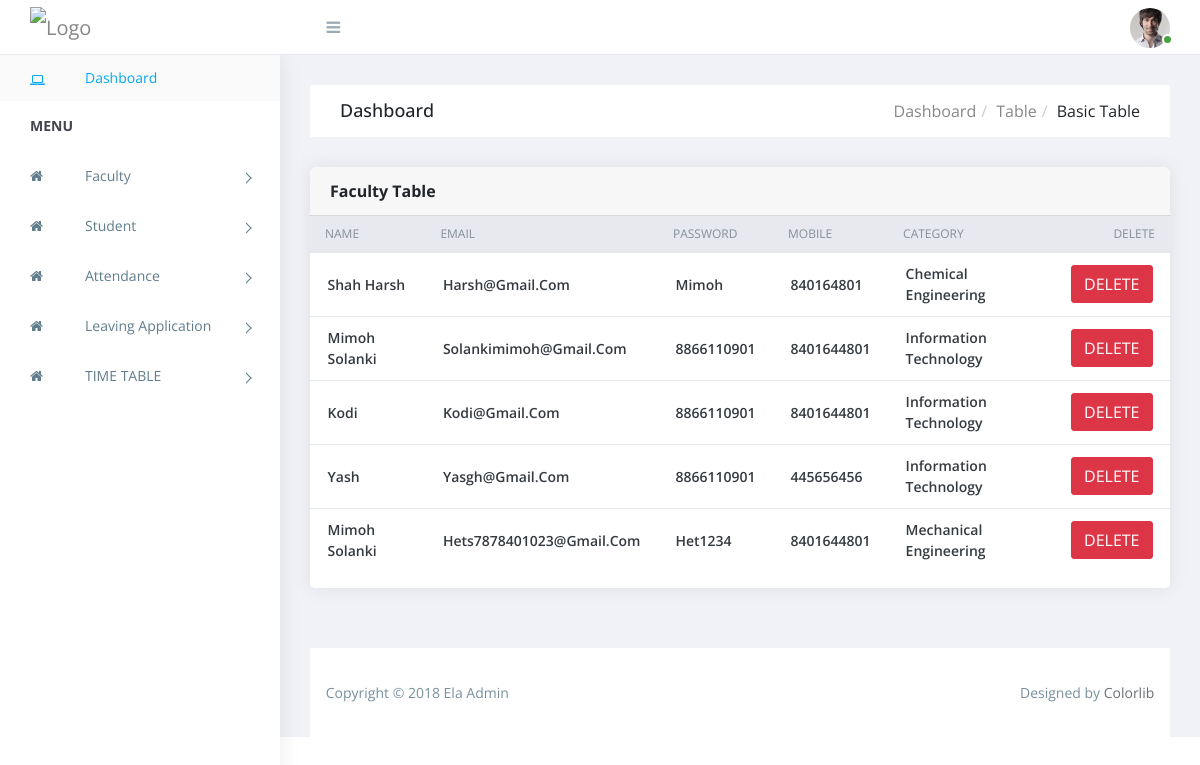
Page /admin/viewfaculty.php on the committed database.
### tables this page shows
CREATE TABLE `faculty` (
  `id` int(255) NOT NULL,
  `name` varchar(100) NOT NULL,
  `email` varchar(150) NOT NULL,
  `password` varchar(25) NOT NULL,
  `mobile` varchar(15) NOT NULL,
  `department_id` int(11) NOT NULL,
  `hod` int(11) NOT NULL
);

CREATE TABLE `department` (
  `id` int(255) NOT NULL,
  `name` varchar(100) NOT NULL
);

### admin/include/Database.php (called while the page is built, shortened)
<?php
class Database{
   function db_connect(){
    $this->host = 'localhost';
    $this->user = 'root';
    $this->pass = '';
    $this->db = 'onlineattendance';
    $this->mysqli = new mysqli($this->host, $this->user, $this->pass, $this->db);
    return $this->mysqli;
  }
}
?>

### admin/viewfaculty.php (the view, shortened to what this page needs)
<!doctype html>
<html class="no-js" lang="">
<head>
    <link rel="stylesheet" href="assets/css/normalize.css">
    <link rel="stylesheet" href="assets/css/bootstrap.min.css">
    <link rel="stylesheet" href="assets/css/font-awesome.min.css">
    <link rel="stylesheet" href="assets/css/themify-icons.css">
    <link rel="stylesheet" href="assets/css/pe-icon-7-filled.css">
    <link rel="stylesheet" href="assets/css/flag-icon.min.css">
    <link rel="stylesheet" href="assets/css/cs-skin-elastic.css">
    <link rel="stylesheet" href="assets/css/style.css">
</head>
<body>
    <?php include("include/header.php");?>
    <div id="right-panel" class="right-panel">
        <?php include("include/top_head.php"); ?>
        <div class="breadcrumbs">
            <div class="breadcrumbs-inner">
                <div class="row m-0">
                    <div class="col-sm-4">
                        <div class="page-header float-left">
                            <div class="page-title">
                                <h1>Dashboard</h1>
                            </div>
                        </div>
                    </div>
                    <div class="col-sm-8">
                        <div class="page-header float-right">
                            <div class="page-title">
                                <ol class="breadcrumb text-right">
                                    <li><a href="#">Dashboard</a></li>
                                    <li><a href="#">Table</a></li>
                                    <li class="active">Basic table</li>
                                </ol>
                            </div>
                        </div>
                    </div>
                </div>
            </div>
        </div>
        <div class="content">
            <?php
            require "include/Database.php";
$db = new Database();
            $selectQuery = "SELECT * FROM `faculty`";
            $result = mysqli_query($db->db_connect(),$selectQuery);
            ?>
            <div class="row">
                <div class="col-lg-12">
                    <div class="card">
                        <div class="card-header">
                            <strong class="card-title">Faculty Table</strong>
                        </div>
                        <div class="table-stats order-table ov-h">
                            <table class="table ">
                                <thead>
                                    <tr>
                                        <th>Name</th>
                                        <th>EMAIL</th>
                                        <th>PASSWORD</th>
                                        <th>MOBILE</th>
                                        <th>CATEGORY</th>
                                        <th>DELETE</th>
                                    </tr>
                                </thead>
                                <tbody>
                                    <?php
                            while($row =  mysqli_fetch_row($result))
                            {
                                ?>
                                    <tr>
                                        <td class="name">
                                            <?php echo $row[1]; ?>
                                        </td>
                                        <td class="name">
                                            <?php echo $row[2]; ?>
                                        </td>
                                        <td>
                                            <?php echo $row[3]; ?>
                                        </td>
                                        <td> <?php echo $row[4]; ?> </td>
 <td>
<?php
                                $selectCategory = "SELECT * FROM `department` WHERE `id`=$row[5]";
                                $result1 = mysqli_query($db->db_connect(),$selectCategory);
                                while($row1 = mysqli_fetch_row($result1))
                                {
                                    echo $row1[1];
                                }
                                ?>
  </td>
                                        <td>
                                            <a class="btn btn-danger" href="deletefaculty.php?id=<?php echo $row[0]; ?>">DELETE</a>
                                        </td>
                                    </tr>
                                    <?php
                            }
                                    ?>
                                </tbody>
                            </table>
                        </div>
                    </div>
                </div>
            </div>
        </div>
        <footer class="site-footer">
            <div class="footer-inner bg-white">
                <div class="row">
                    <div class="col-sm-6">
                        Copyright &copy; 2018 Ela Admin
                    </div>
                    <div class="col-sm-6 text-right">
                        Designed by <a href="https://colorlib.com">Colorlib</a>
                    </div>
                </div>
            </div>
        </footer>
    </div>
</body>
</html>

### admin/include/header.php (shortened to what this page needs)
<aside id="left-panel" class="left-panel">
    <nav class="navbar navbar-expand-sm navbar-default">
        <div id="main-menu" class="main-menu collapse navbar-collapse">
            <ul class="nav navbar-nav">
                <li class="active">
                    <a href="index.php"><i class="menu-icon fa fa-laptop"></i>Dashboard </a>
                </li>
                <li class="menu-title">MENU</li>
                <li class="menu-item-has-children dropdown">
                    <a href="#" class="dropdown-toggle" data-toggle="dropdown" aria-haspopup="true" aria-expanded="false"> <i class="menu-icon fa fa-home"></i>Faculty</a>
                </li>
                <li class="menu-item-has-children dropdown">
                    <a href="#" class="dropdown-toggle" data-toggle="dropdown" aria-haspopup="true" aria-expanded="false"> <i class="menu-icon fa fa-home"></i>Student</a>
                </li>
                <li class="menu-item-has-children dropdown">
                    <a href="#" class="dropdown-toggle" data-toggle="dropdown" aria-haspopup="true" aria-expanded="false"> <i class="menu-icon fa fa-home"></i>Attendance</a>
                </li>
                <li class="menu-item-has-children dropdown">
                    <a href="#" class="dropdown-toggle" data-toggle="dropdown" aria-haspopup="true" aria-expanded="false"> <i class="menu-icon fa fa-home"></i>Leaving Application</a>
                </li>
                <li class="menu-item-has-children dropdown">
                    <a href="#" class="dropdown-toggle" data-toggle="dropdown" aria-haspopup="true" aria-expanded="false"> <i class="menu-icon fa fa-home"></i>TIME TABLE</a>
                </li>
            </ul>
        </div>
    </nav>
</aside>

### admin/include/top_head.php (shortened to what this page needs)
<header id="header" class="header">
    <div class="top-left">
        <div class="navbar-header">
            <a class="navbar-brand" href="./"><img src="images/logo.png" alt="Logo"></a>
            <a id="menuToggle" class="menutoggle"><i class="fa fa-bars"></i></a>
        </div>
    </div>
    <div class="top-right">
        <div class="header-menu">
            <div class="user-area dropdown float-right">
                <a href="#" class="dropdown-toggle active" data-toggle="dropdown" aria-haspopup="true"
                   aria-expanded="false">
                    <img class="user-avatar rounded-circle" src="images/admin.jpg" alt="User Avatar">
                </a>
            </div>
        </div>
    </div>
</header>

### rows in the picture
faculty: name "Shah Harsh", email "Harsh@gmail.com", password "Mimoh", mobile "840164801"
department: name "Chemical Engineering"
faculty: name "Mimoh Solanki", email "Solankimimoh@gmail.com", password "8866110901", mobile "8401644801"
department: name "Information Technology"
faculty: name "Kodi", email "Kodi@gmail.com", password "8866110901", mobile "8401644801"
faculty: name "Yash", email "Yasgh@gmail.com", password "8866110901", mobile "445656456"
faculty: name "Mimoh Solanki", email "Hets7878401023@gmail.com", password "Het1234", mobile "8401644801"
department: name "Mechanical Engineering"
